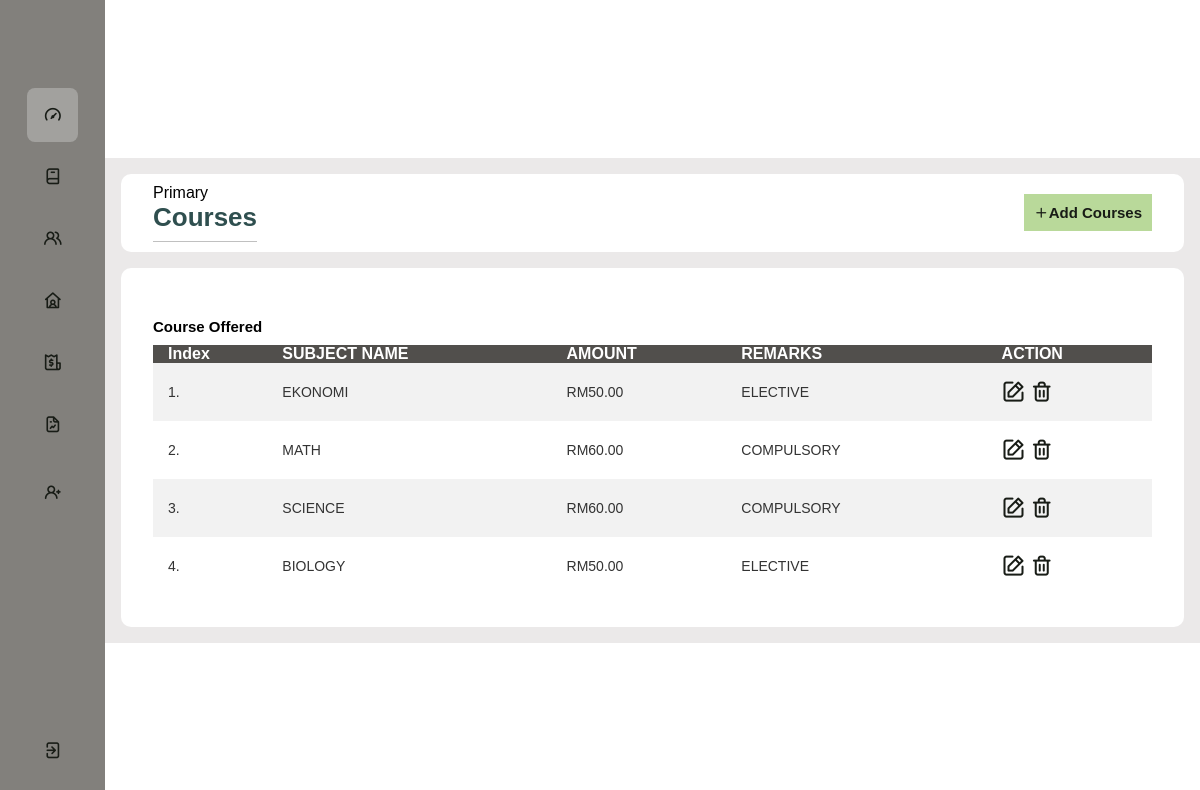
/courses_admin.php, run on the app's committed database.
### tables this page shows
CREATE TABLE `course` (
  `id` int(10) UNSIGNED NOT NULL,
  `subject` varchar(100) NOT NULL,
  `amount` varchar(100) NOT NULL,
  `remark` varchar(100) NOT NULL
);

### courses_admin.php (the view, shortened to what this page needs)
<?php include('config/constant.php') ?>
<!DOCTYPE html>
<html lang="en">
<head>
    <link rel="stylesheet" href="./css/admin.css">
    <link rel="stylesheet" href="./css/added.css">
    <link rel="stylesheet" href="https://unicons.iconscout.com/release/v4.0.8/css/line.css">
</head>
<body>
    <div class="sidebar">
        <div class="logo"></div>
            <ul class="menu">
                <li class="active">
                    <a href="admin.php">
                        <i class="uil uil-tachometer-fast"></i>
                    </a>
                </li>
                <li>
                    <a href="courses_admin.php">
                        <i class="uil uil-book-alt"></i>
                    </a>
                </li>
                <li>
                    <a href="student_admin.php">
                        <i class="uil uil-users-alt"></i>
                    </a>
                </li>
                <li>
                    <a href="teacher_admin.php">
                        <i class="uil uil-house-user"></i>
                    </a>
                </li>
                <li>
                    <a href="fee_admin.php">
                        <i class="uil uil-bill"></i>
                    </a>
                </li>
                <li>
                    <a href="report.php">
                        <i class="uil uil-file-graph"></i>
                    </a>
                </li>
                <li>
                    <a href="admin_user.php">
                        <i class="uil uil-user-plus"></i>
                    </a>
                </li>
                <li class="logout">
                    <a href="logout.php">
                        <i class="uil uil-signout"></i>
                    </a>
                </li>
            </ul>
    </div>
    <div class="main--content">
        <div class="header--wrapper">
            <div class="header--title">
                <span>Primary</span>
                <h2>Courses</h2>
            </div>
                <a href="add_course.php" class="btn-primary"><i class="uil uil-plus"></i>Add Courses</a>
                </div>
                <div class="tabular--wrapper">
                    <br>
                    <h1 class="main--title">Course Offered </h1>
                    <div class="table-container">
                        <table>
                            <thead>
                                <tr>
                                    <th>Index</th>
                                    <th>SUBJECT NAME</th>
                                    <th>AMOUNT</th>
                                    <th>REMARKS</th>
                                    <th>ACTION</th>
                                </tr>
                                <tbody>
                                <?php
                                    $sql = "SELECT * FROM course";
                                    $res = mysqli_query($conn, $sql);
                                    if($res==TRUE)
                                    {
                                        $count = mysqli_num_rows($res);
                                        $sn = 1;
                                        if($count>0)
                                        {
                                            while($rows= mysqli_fetch_assoc($res))
                                            {
                                                $id=$rows['id'];
                                                $subject=$rows['subject'];
                                                $amount=$rows['amount'];
                                                $remark=$rows['remark'];
                                                ?>
                                                    <tr>
                                                        <td><?php echo $sn++; ?>.</td>
                                                        <td><?php echo $subject; ?></td>
                                                        <td>RM<?php echo $amount; ?>.00</td>
                                                        <td><?php echo $remark; ?></td>
                                                        <td>
                                                            <a href="<?php echo SITEURL; ?>update_course.php?id=<?php echo $id; ?>"><i class="uil uil-edit"></i> </a>
                                                            <a href="<?php echo SITEURL; ?>delete_course.php?id=<?php echo $id; ?>"><i class="uil uil-trash-alt"></i> </a>
                                                        </td>
                                                    </tr>
                                                <?php
                                            }
                                        }
                                        else{
                                        }
                                    }
                                ?>
                                </tbody>
                            </thead>
                        </table>
                    </div>
                </div>
        </div>
</body>
</html>

### css/admin.css (style rules this page uses)
* { margin: 0; padding: 0; border: none; outline: none; box-sizing: border-box; font-family: "Poppins", monospace; }
body { display: flex; }
.sidebar { position: sticky; top: 0; left: 0; bottom: 0; width: 110px; height: 100vh; padding: 0 1.7rem; color: #fff; overflow: hidden; transition: all 0.5s linear; background: #82807c; }
.logo { height: 80px; padding: 16px; }
.menu { height: 88%; position: relative; list-style: none; padding: 0; }
.menu li { padding: 1rem; margin: 8px 0; border-radius: 8px; transition: all 0.5s ease-in-out; }
.menu li:hover, .active { background: #e0e0e058; }
.menu a { color: #fff; font-size: 14px; text-decoration: none; display: flex; align-items: center; gap: 1.5rem; }
.menu a i { font-size: 1.2rem; }
.logout { position: absolute; bottom: 0; left: 0; width: 100%; }
.main--content { position: relative; background: #ebe9e9; width: 100%; padding: 1rem; }
.header--wrapper { display: flex; justify-content: space-between; align-items: center; flex-wrap: wrap; background: #fff; border-radius: 10px; padding: 10px 2rem; margin-bottom: 1rem; }
.header--title { color: black; }
.main--title { color: black; padding-bottom: 10px; font-size: 15px; }
.tabular--wrapper { background: #fff; margin-top: 1rem; border-radius: 10px; padding: 2rem; }
.table-container { width: 100%; }
table { width: 100%; border-collapse: collapse; }
thead { background: #514f4c; color: #fff; }
th { padding-inline-start: 15px; text-align: left; }
tbody { background: #f2f2f2; }
tbody a i { font-size: 1.5rem; text-decoration: none; }
td { padding: 15px; font-size: 14px; color: #333; }
td a i { text-decoration: none; }
a { text-decoration: none; }
a:hover, a:focus, a:active, a:visited, a:link { text-decoration: none; color:#181c16; font-size: 15px; }
tr:nth-child(even) { background: #fff; }
.btn-primary { background-color:#b9d99a ; padding: 1%; color: white; text-decoration: none; font-weight: bold; }

### css/added.css (style rules this page uses)
* { margin: 0; padding: 0; box-sizing: border-box; font-family: sans-serif; }
body { display: flex; align-items: center; justify-content: center; height: 100vh; }
h2 { font-size: 26px; font-weight: 600; text-align: left; color: #2f4f4f; padding-bottom: 8px; border-bottom: 1px solid silver; }

### data on the page
course: subject "EKONOMI", amount "50", remark "ELECTIVE"
course: subject "MATH", amount "60", remark "COMPULSORY"
course: subject "SCIENCE", amount "60", remark "COMPULSORY"
course: subject "BIOLOGY", amount "50", remark "ELECTIVE"
